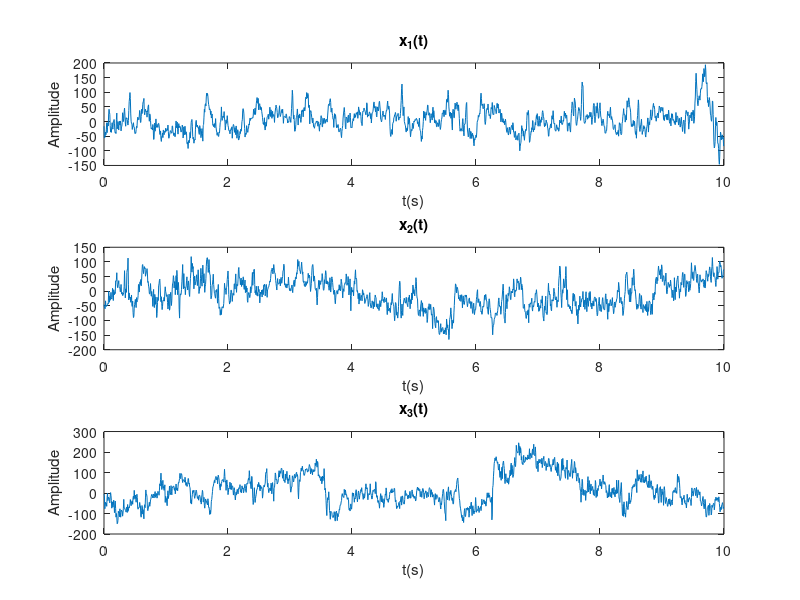
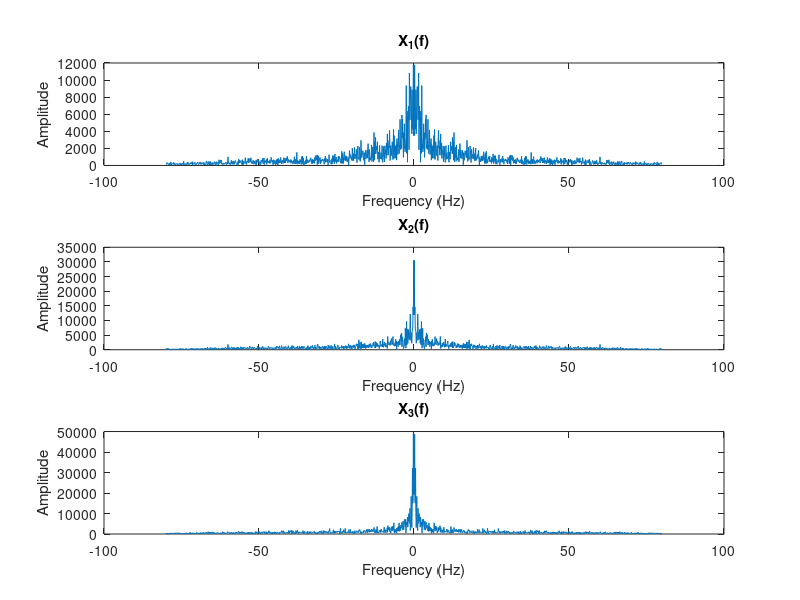

The MATLAB source for these figures, in order:
v1=load('v1.mat');
v2=load('v2.mat');
v3=load('v4.mat');
x1=v1.val(1,:);
x2=v2.val(1,:);
x3=v3.val(1,:);
    %% Plotting in time domain
N=length(x1);
T=10;
fs=N/T;
t=0:1/fs:T-1/fs;
figure(1)
subplot(3,1,1);
plot(t,x1);
xlabel('t(s)');
ylabel('Amplitude');
title('x_1(t)');
subplot(3,1,2);
plot(t,x2);
xlabel('t(s)');
ylabel('Amplitude');
title('x_2(t)');
subplot(3,1,3);
plot(t,x3);
xlabel('t(s)');
ylabel('Amplitude');
title('x_3(t)');
        %%Plotting in Frequency Domain
X1=fftshift(fft(x1));
X2=fftshift(fft(x2));
X3=fftshift(fft(x3));
f=-fs/2:fs/N:fs/2-fs/N;
figure(2)
subplot(3,1,1);
plot(f,abs(X1));
xlabel('Frequency (Hz)');
ylabel('Amplitude');
title('X_1(f)');
subplot(3,1,2);
plot(f,abs(X2));
xlabel('Frequency (Hz)');
ylabel('Amplitude');
title('X_2(f)');
subplot(3,1,3);
plot(f,abs(X3));
xlabel('Frequency (Hz)');
ylabel('Amplitude');
title('X_3(f)');